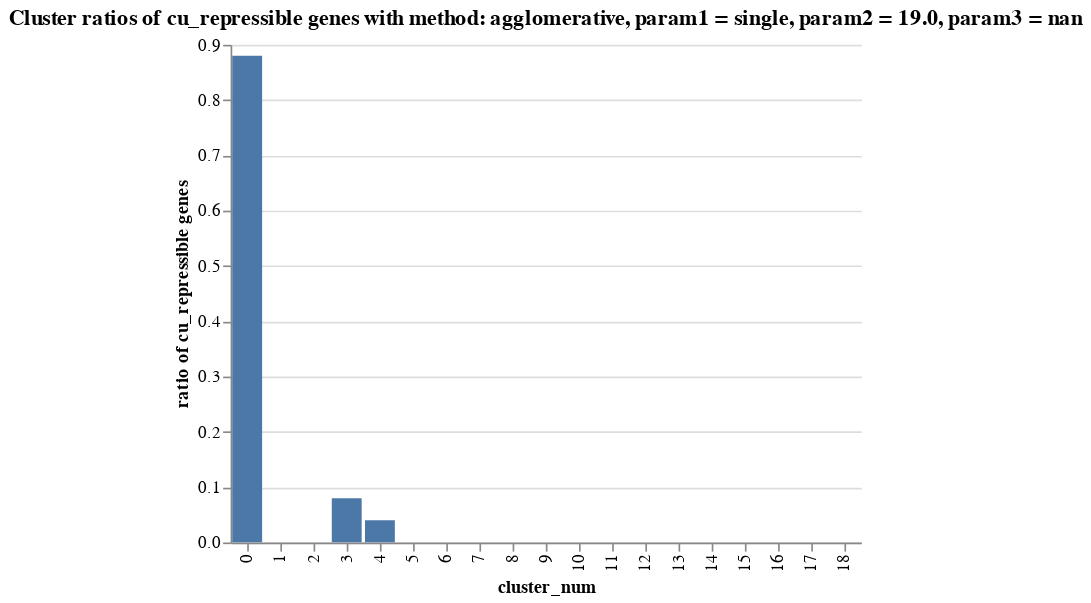
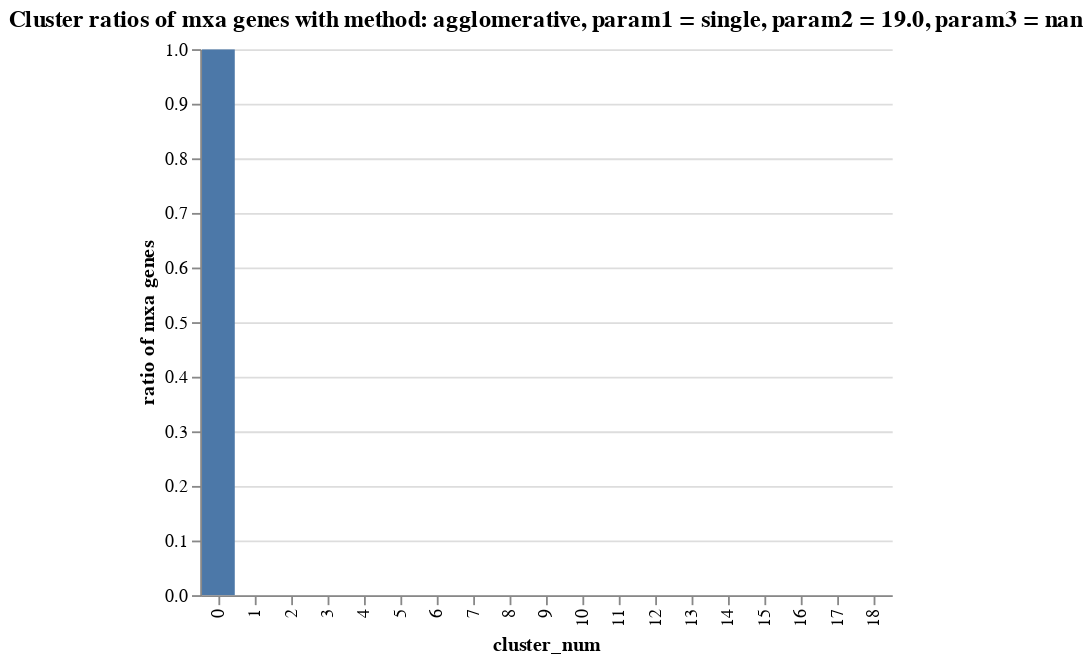
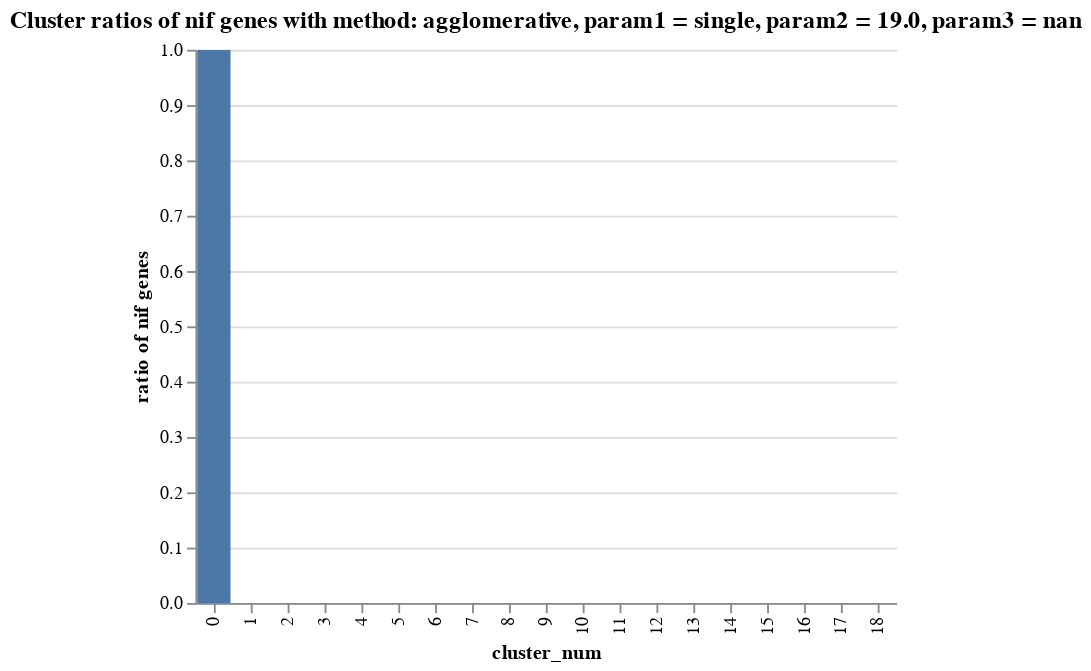
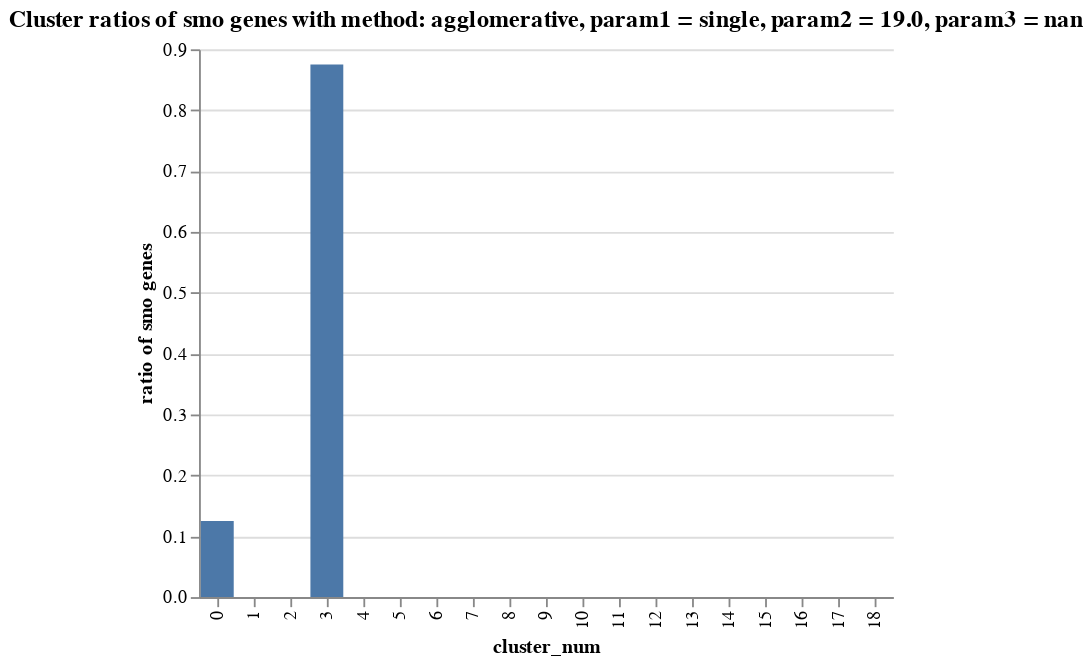

The code cell stored with these charts, in order, in its notebook:
### Code cell
for num, list_labels in enumerate(df_ideal_labels.labels): 
    
    method = df_ideal_labels.iloc[num]["method"]
    param1 = df_ideal_labels.iloc[num]["param1"]
    param2 = df_ideal_labels.iloc[num]["param2"]
    param3 = df_ideal_labels.iloc[num]["param3"]
    
    title_method = str(method) + ", param1 = " + str(param1) + ", param2 = " +str(param2)  + ", param3 = " + str(param3) 
    
    
    method_label = pd.Series(df_ideal_labels.labels[num], index = labels_ordered)
    df_method_label = pd.DataFrame(method_label)
    df_method_label.columns = ['cluster_num']
    df_method_label = df_method_label.sort_values('cluster_num')
    df_method_label = df_method_label.reset_index()
    
    method_cluster_composition = pd.Series(df_method_label.groupby("cluster_num")["locus_tag"].apply(list).to_dict())
    
    for sim_gene in sim_cluster_loci.keys():

        all_sim_genes = build_similar_loci(method_cluster_composition, sim_gene)

        df_counts_all_sim_genes = all_sim_genes[1]
        df_list_all_sim_genes = all_sim_genes[0]

        title = "Cluster ratios of " + sim_gene + " genes with method: " + title_method
        yaxis = 'ratio of ' + sim_gene + " genes"

        g = alt.Chart(df_counts_all_sim_genes).mark_bar().encode(
            x=alt.X('cluster_num:N'),
            y=alt.Y('ratio_of_similar:Q', title= yaxis), #, scale = alt.Scale(type = "symlog")),
            tooltip=['all_loci:Q', 'similar_loci:Q']
            ).configure_view(
            stroke='transparent'
            ).interactive()

        g.title = title

        g.display()
        
        specific_folder = str(sim_gene) + "/"
        save_location = 'plots/other_similar_gene_verification/'+ specific_folder + title.replace(" ", "_") + ".html"
        g.save(save_location, embed_options={'renderer':'svg'})

### Figure 1 — Vega-Lite specification as saved in the notebook (floating-point values rounded to 4 significant figures)
{"config": {"view": {"continuousWidth": 400, "continuousHeight": 300, "stroke": "transparent"}}, "data": {"name": "data-714b0f839c69dafab26f3f9735316c12"}, "mark": "bar", "encoding": {"tooltip": [{"type": "quantitative", "field": "all_loci"}, {"type": "quantitative", "field": "similar_loci"}], "x": {"type": "nominal", "field": "cluster_num"}, "y": {"type": "quantitative", "field": "ratio_of_similar", "title": "ratio of cu_repressible genes"}}, "selection": {"selector277": {"type": "interval", "bind": "scales", "encodings": ["x", "y"]}}, "title": "Cluster ratios of cu_repressible genes with method: agglomerative, param1 = single, param2 = 19.0, param3 = nan", "$schema": "https://vega.github.io/schema/vega-lite/v4.8.1.json", "datasets": {"data-714b0f839c69dafab26f3f9735316c12": [{"cluster_num": 0, "all_loci": 4121, "similar_loci": 22, "ratio_of_similar": 0.88}, {"cluster_num": 1, "all_loci": 66, "similar_loci": 0, "ratio_of_similar": 0.0}, {"cluster_num": 2, "all_loci": 2, "similar_loci": 0, "ratio_of_similar": 0.0}, {"cluster_num": 3, "all_loci": 9, "similar_loci": 2, "ratio_of_similar": 0.08}, {"cluster_num": 4, "all_loci": 1, "similar_loci": 1, "ratio_of_similar": 0.04}, {"cluster_num": 5, "all_loci": 1, "similar_loci": 0, "ratio_of_similar": 0.0}, {"cluster_num": 6, "all_loci": 1, "similar_loci": 0, "ratio_of_similar": 0.0}, {"cluster_num": 7, "all_loci": 1, "similar_loci": 0, "ratio_of_similar": 0.0}, {"cluster_num": 8, "all_loci": 1, "similar_loci": 0, "ratio_of_similar": 0.0}, {"cluster_num": 9, "all_loci": 1, "similar_loci": 0, "ratio_of_similar": 0.0}, {"cluster_num": 10, "all_loci": 1, "similar_loci": 0, "ratio_of_similar": 0.0}, {"cluster_num": 11, "all_loci": 1, "similar_loci": 0, "ratio_of_similar": 0.0}, {"cluster_num": 12, "all_loci": 1, "similar_loci": 0, "ratio_of_similar": 0.0}, {"cluster_num": 13, "all_loci": 1, "similar_loci": 0, "ratio_of_similar": 0.0}, {"cluster_num": 14, "all_loci": 1, "similar_loci": 0, "ratio_of_similar": 0.0}, {"cluster_num": 15, "all_loci": 1, "similar_loci": 0, "ratio_of_similar": 0.0}, {"cluster_num": 16, "all_loci": 1, "similar_loci": 0, "ratio_of_similar": 0.0}, {"cluster_num": 17, "all_loci": 1, "similar_loci": 0, "ratio_of_similar": 0.0}, {"cluster_num": 18, "all_loci": 1, "similar_loci": 0, "ratio_of_similar": 0.0}]}}

### Figure 2 — Vega-Lite specification as saved in the notebook (floating-point values rounded to 4 significant figures)
{"config": {"view": {"continuousWidth": 400, "continuousHeight": 300, "stroke": "transparent"}}, "data": {"name": "data-fe33244bfa32daec8d4252a2c53c5e06"}, "mark": "bar", "encoding": {"tooltip": [{"type": "quantitative", "field": "all_loci"}, {"type": "quantitative", "field": "similar_loci"}], "x": {"type": "nominal", "field": "cluster_num"}, "y": {"type": "quantitative", "field": "ratio_of_similar", "title": "ratio of mxa genes"}}, "selection": {"selector278": {"type": "interval", "bind": "scales", "encodings": ["x", "y"]}}, "title": "Cluster ratios of mxa genes with method: agglomerative, param1 = single, param2 = 19.0, param3 = nan", "$schema": "https://vega.github.io/schema/vega-lite/v4.8.1.json", "datasets": {"data-fe33244bfa32daec8d4252a2c53c5e06": [{"cluster_num": 0, "all_loci": 4121, "similar_loci": 13, "ratio_of_similar": 1.0}, {"cluster_num": 1, "all_loci": 66, "similar_loci": 0, "ratio_of_similar": 0.0}, {"cluster_num": 2, "all_loci": 2, "similar_loci": 0, "ratio_of_similar": 0.0}, {"cluster_num": 3, "all_loci": 9, "similar_loci": 0, "ratio_of_similar": 0.0}, {"cluster_num": 4, "all_loci": 1, "similar_loci": 0, "ratio_of_similar": 0.0}, {"cluster_num": 5, "all_loci": 1, "similar_loci": 0, "ratio_of_similar": 0.0}, {"cluster_num": 6, "all_loci": 1, "similar_loci": 0, "ratio_of_similar": 0.0}, {"cluster_num": 7, "all_loci": 1, "similar_loci": 0, "ratio_of_similar": 0.0}, {"cluster_num": 8, "all_loci": 1, "similar_loci": 0, "ratio_of_similar": 0.0}, {"cluster_num": 9, "all_loci": 1, "similar_loci": 0, "ratio_of_similar": 0.0}, {"cluster_num": 10, "all_loci": 1, "similar_loci": 0, "ratio_of_similar": 0.0}, {"cluster_num": 11, "all_loci": 1, "similar_loci": 0, "ratio_of_similar": 0.0}, {"cluster_num": 12, "all_loci": 1, "similar_loci": 0, "ratio_of_similar": 0.0}, {"cluster_num": 13, "all_loci": 1, "similar_loci": 0, "ratio_of_similar": 0.0}, {"cluster_num": 14, "all_loci": 1, "similar_loci": 0, "ratio_of_similar": 0.0}, {"cluster_num": 15, "all_loci": 1, "similar_loci": 0, "ratio_of_similar": 0.0}, {"cluster_num": 16, "all_loci": 1, "similar_loci": 0, "ratio_of_similar": 0.0}, {"cluster_num": 17, "all_loci": 1, "similar_loci": 0, "ratio_of_similar": 0.0}, {"cluster_num": 18, "all_loci": 1, "similar_loci": 0, "ratio_of_similar": 0.0}]}}

### Figure 3 — Vega-Lite specification as saved in the notebook (floating-point values rounded to 4 significant figures)
{"config": {"view": {"continuousWidth": 400, "continuousHeight": 300, "stroke": "transparent"}}, "data": {"name": "data-57fcd3ddc92f3a9e90a8c1d236d68780"}, "mark": "bar", "encoding": {"tooltip": [{"type": "quantitative", "field": "all_loci"}, {"type": "quantitative", "field": "similar_loci"}], "x": {"type": "nominal", "field": "cluster_num"}, "y": {"type": "quantitative", "field": "ratio_of_similar", "title": "ratio of nif genes"}}, "selection": {"selector279": {"type": "interval", "bind": "scales", "encodings": ["x", "y"]}}, "title": "Cluster ratios of nif genes with method: agglomerative, param1 = single, param2 = 19.0, param3 = nan", "$schema": "https://vega.github.io/schema/vega-lite/v4.8.1.json", "datasets": {"data-57fcd3ddc92f3a9e90a8c1d236d68780": [{"cluster_num": 0, "all_loci": 4121, "similar_loci": 50, "ratio_of_similar": 1.0}, {"cluster_num": 1, "all_loci": 66, "similar_loci": 0, "ratio_of_similar": 0.0}, {"cluster_num": 2, "all_loci": 2, "similar_loci": 0, "ratio_of_similar": 0.0}, {"cluster_num": 3, "all_loci": 9, "similar_loci": 0, "ratio_of_similar": 0.0}, {"cluster_num": 4, "all_loci": 1, "similar_loci": 0, "ratio_of_similar": 0.0}, {"cluster_num": 5, "all_loci": 1, "similar_loci": 0, "ratio_of_similar": 0.0}, {"cluster_num": 6, "all_loci": 1, "similar_loci": 0, "ratio_of_similar": 0.0}, {"cluster_num": 7, "all_loci": 1, "similar_loci": 0, "ratio_of_similar": 0.0}, {"cluster_num": 8, "all_loci": 1, "similar_loci": 0, "ratio_of_similar": 0.0}, {"cluster_num": 9, "all_loci": 1, "similar_loci": 0, "ratio_of_similar": 0.0}, {"cluster_num": 10, "all_loci": 1, "similar_loci": 0, "ratio_of_similar": 0.0}, {"cluster_num": 11, "all_loci": 1, "similar_loci": 0, "ratio_of_similar": 0.0}, {"cluster_num": 12, "all_loci": 1, "similar_loci": 0, "ratio_of_similar": 0.0}, {"cluster_num": 13, "all_loci": 1, "similar_loci": 0, "ratio_of_similar": 0.0}, {"cluster_num": 14, "all_loci": 1, "similar_loci": 0, "ratio_of_similar": 0.0}, {"cluster_num": 15, "all_loci": 1, "similar_loci": 0, "ratio_of_similar": 0.0}, {"cluster_num": 16, "all_loci": 1, "similar_loci": 0, "ratio_of_similar": 0.0}, {"cluster_num": 17, "all_loci": 1, "similar_loci": 0, "ratio_of_similar": 0.0}, {"cluster_num": 18, "all_loci": 1, "similar_loci": 0, "ratio_of_similar": 0.0}]}}

### Figure 4 — Vega-Lite specification as saved in the notebook (floating-point values rounded to 4 significant figures)
{"config": {"view": {"continuousWidth": 400, "continuousHeight": 300, "stroke": "transparent"}}, "data": {"name": "data-859ee7741e4bc4674c1e730515bf03ca"}, "mark": "bar", "encoding": {"tooltip": [{"type": "quantitative", "field": "all_loci"}, {"type": "quantitative", "field": "similar_loci"}], "x": {"type": "nominal", "field": "cluster_num"}, "y": {"type": "quantitative", "field": "ratio_of_similar", "title": "ratio of smo genes"}}, "selection": {"selector280": {"type": "interval", "bind": "scales", "encodings": ["x", "y"]}}, "title": "Cluster ratios of smo genes with method: agglomerative, param1 = single, param2 = 19.0, param3 = nan", "$schema": "https://vega.github.io/schema/vega-lite/v4.8.1.json", "datasets": {"data-859ee7741e4bc4674c1e730515bf03ca": [{"cluster_num": 0, "all_loci": 4121, "similar_loci": 1, "ratio_of_similar": 0.125}, {"cluster_num": 1, "all_loci": 66, "similar_loci": 0, "ratio_of_similar": 0.0}, {"cluster_num": 2, "all_loci": 2, "similar_loci": 0, "ratio_of_similar": 0.0}, {"cluster_num": 3, "all_loci": 9, "similar_loci": 7, "ratio_of_similar": 0.875}, {"cluster_num": 4, "all_loci": 1, "similar_loci": 0, "ratio_of_similar": 0.0}, {"cluster_num": 5, "all_loci": 1, "similar_loci": 0, "ratio_of_similar": 0.0}, {"cluster_num": 6, "all_loci": 1, "similar_loci": 0, "ratio_of_similar": 0.0}, {"cluster_num": 7, "all_loci": 1, "similar_loci": 0, "ratio_of_similar": 0.0}, {"cluster_num": 8, "all_loci": 1, "similar_loci": 0, "ratio_of_similar": 0.0}, {"cluster_num": 9, "all_loci": 1, "similar_loci": 0, "ratio_of_similar": 0.0}, {"cluster_num": 10, "all_loci": 1, "similar_loci": 0, "ratio_of_similar": 0.0}, {"cluster_num": 11, "all_loci": 1, "similar_loci": 0, "ratio_of_similar": 0.0}, {"cluster_num": 12, "all_loci": 1, "similar_loci": 0, "ratio_of_similar": 0.0}, {"cluster_num": 13, "all_loci": 1, "similar_loci": 0, "ratio_of_similar": 0.0}, {"cluster_num": 14, "all_loci": 1, "similar_loci": 0, "ratio_of_similar": 0.0}, {"cluster_num": 15, "all_loci": 1, "similar_loci": 0, "ratio_of_similar": 0.0}, {"cluster_num": 16, "all_loci": 1, "similar_loci": 0, "ratio_of_similar": 0.0}, {"cluster_num": 17, "all_loci": 1, "similar_loci": 0, "ratio_of_similar": 0.0}, {"cluster_num": 18, "all_loci": 1, "similar_loci": 0, "ratio_of_similar": 0.0}]}}
